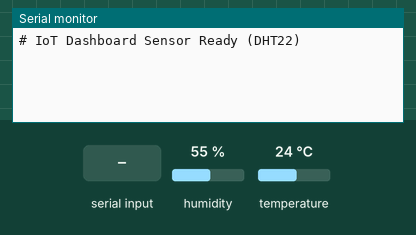
Recording of a sketch running on a simulated Arduino Uno, built with avr-gcc and run on an emulated ATmega328P. Parts: the last lines printed to the serial monitor. The inputs (shaded band) are chosen by the test bench; at power-on: humidity 55 %, temperature 24 °C.

Above: at 3.2 s.
3.3 s: "TYPE:\n" received over Serial
At 4.8 s:
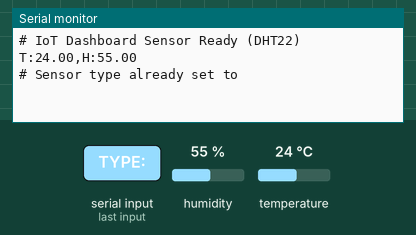
5.5 s: "DHT11\n" received over Serial
At 6.5 s:
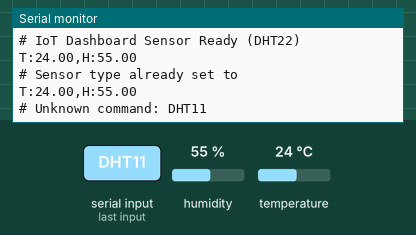
7.5 s: "1\n" received over Serial
At 9.2 s:
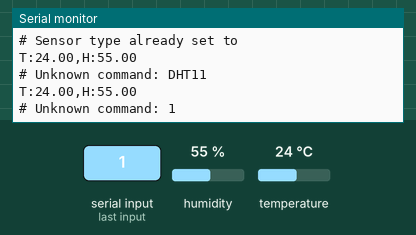
9.5 s: humidity set to 22 %
At 10.6 s:
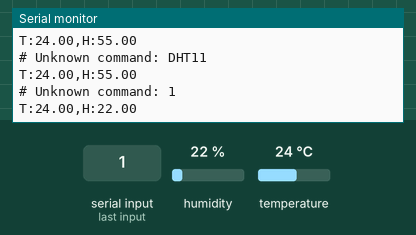
11.0 s: temperature set to 12 °C
At 12.4 s:
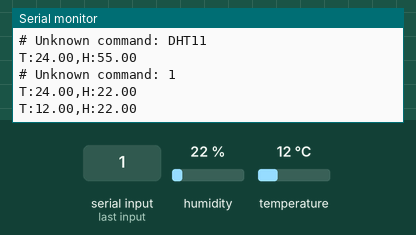
12.5 s: humidity set to 40 %
At 14.8 s:
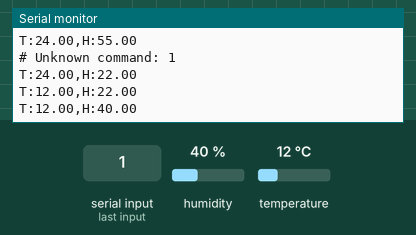
Timing chart, 0 to 15.0 s (numbered marks = the images above; inputs shaded):
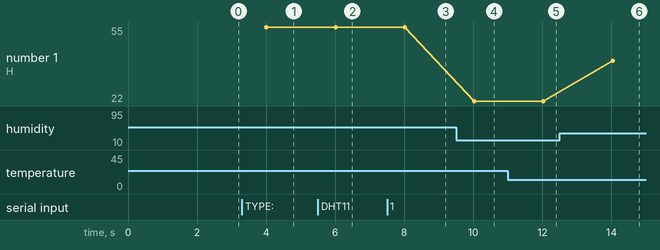

Measured:
- after the input at 3.3 s, the serial monitor: prints a new line after 0.72 s (image 1)
- after the input at 5.5 s, the serial monitor: prints a new line after 0.53 s (image 2)
- after the input at 7.5 s, the serial monitor: prints a new line after 0.54 s (image 3)
- after the input at 9.5 s, the serial monitor: prints a new line after 0.53 s (image 4)
- after the input at 11.0 s, the serial monitor: prints a new line after 1.0 s (image 5)
- after the input at 12.5 s, the serial monitor: prints a new line after 1.5 s (image 6)
- plotted number 1: 55 → 22 after the input at 9.5 s, 22 → 40 after the input at 12.5 s

The sketch:

arduino_dht_sensor.ino
```cpp
/**
 * arduino_dht_sensor.ino
 *
 * Reads temperature and humidity from a DHT11 or DHT22 sensor and
 * transmits the data over USB serial in the format expected by RealSensorReader:
 *
 *   T:25.30,H:60.10
 *
 * Sensor type can be set two ways:
 *   1. Change DHTTYPE below and re-flash — compile-time selection.
 *   2. Send "TYPE:DHT11\n" or "TYPE:DHT22\n" over serial at runtime — the
 *      app does this automatically whenever it connects using the value saved
 *      in Settings.  The sketch re-initialises the sensor without a reflash.
 *
 * Wiring (applies to both DHT11 and DHT22):
 *   Pin 1 (VCC) → 3.3 V or 5 V
 *   Pin 2 (DATA) → Arduino digital pin 7  (change DHTPIN if needed)
 *   Pin 3 (NC)  → not connected
 *   Pin 4 (GND) → GND
 *   10 kΩ pull-up resistor between VCC and DATA (required for DHT11, optional for DHT22 modules with on-board resistor)
 */

#include <DHT.h>

// ── Compile-time defaults ─────────────────────────────────────────────────────
#define DHTPIN           7     // Digital pin the DHT DATA line is wired to
#define DEFAULT_DHTTYPE  DHT22 // Change to DHT11 if you have the smaller blue sensor
#define READ_INTERVAL_MS 2000  // Must be ≥ 1000 ms for DHT11; DHT22 needs ≥ 2000 ms
#define SERIAL_CMD_BUF   32    // Max bytes in an incoming command line

// ── Runtime state ─────────────────────────────────────────────────────────────
DHT   dht(DHTPIN, DEFAULT_DHTTYPE);
int   currentDhtType = DEFAULT_DHTTYPE; // tracks runtime selection
char  cmdBuf[SERIAL_CMD_BUF];
int   cmdPos = 0;

// ── Setup ─────────────────────────────────────────────────────────────────────
void setup()
{
  Serial.begin(9600);
  dht.begin();
  delay(2000);
  Serial.println("# IoT Dashboard Sensor Ready (DHT22)");
}

// ── Main loop ─────────────────────────────────────────────────────────────────
void loop()
{
  // Check for incoming commands from the Java app before reading the sensor
  readSerialCommands();

  delay(READ_INTERVAL_MS);

  float humidity    = dht.readHumidity();
  float temperature = dht.readTemperature(); // Celsius

  if (isnan(humidity) || isnan(temperature))
  {
    Serial.println("# ERROR: Failed to read from DHT sensor — check wiring and sensor type.");
    return;
  }

  Serial.print("T:");
  Serial.print(temperature, 2);
  Serial.print(",H:");
  Serial.println(humidity, 2);
}

// ── Serial command handler ────────────────────────────────────────────────────
/**
 * Reads incoming serial bytes into a line buffer.
 * When a newline is found, dispatches the complete command.
 *
 * Supported commands:
 *   TYPE:DHT11  — switch to DHT11 mode and reinitialise
 *   TYPE:DHT22  — switch to DHT22 mode and reinitialise
 */
void readSerialCommands()
{
  while (Serial.available() > 0)
  {
    char c = (char)Serial.read();

    if (c == '\r') continue; // ignore CR in CRLF line endings

    if (c == '\n')
    {
      cmdBuf[cmdPos] = '\0';
      handleCommand(cmdBuf);
      cmdPos = 0;
      return;
    }

    if (cmdPos < SERIAL_CMD_BUF - 1)
    {
      cmdBuf[cmdPos++] = c;
    }
    // Silently drop bytes beyond buffer — avoids overflow
  }
}

void handleCommand(const char* cmd)
{
  if (strncmp(cmd, "TYPE:", 5) == 0)
  {
    const char* typeStr = cmd + 5;

    if (strcmp(typeStr, "DHT11") == 0 && currentDhtType != DHT11)
    {
      currentDhtType = DHT11;
      dht = DHT(DHTPIN, DHT11);
      dht.begin();
      delay(1000); // DHT11 needs a moment after re-init
      Serial.println("# Sensor type changed to DHT11");
    }
    else if (strcmp(typeStr, "DHT22") == 0 && currentDhtType != DHT22)
    {
      currentDhtType = DHT22;
      dht = DHT(DHTPIN, DHT22);
      dht.begin();
      delay(1000);
      Serial.println("# Sensor type changed to DHT22");
    }
    else
    {
      Serial.print("# Sensor type already set to ");
      Serial.println(typeStr);
    }
  }
  else if (strlen(cmd) > 0)
  {
    Serial.print("# Unknown command: ");
    Serial.println(cmd);
  }
}
```
